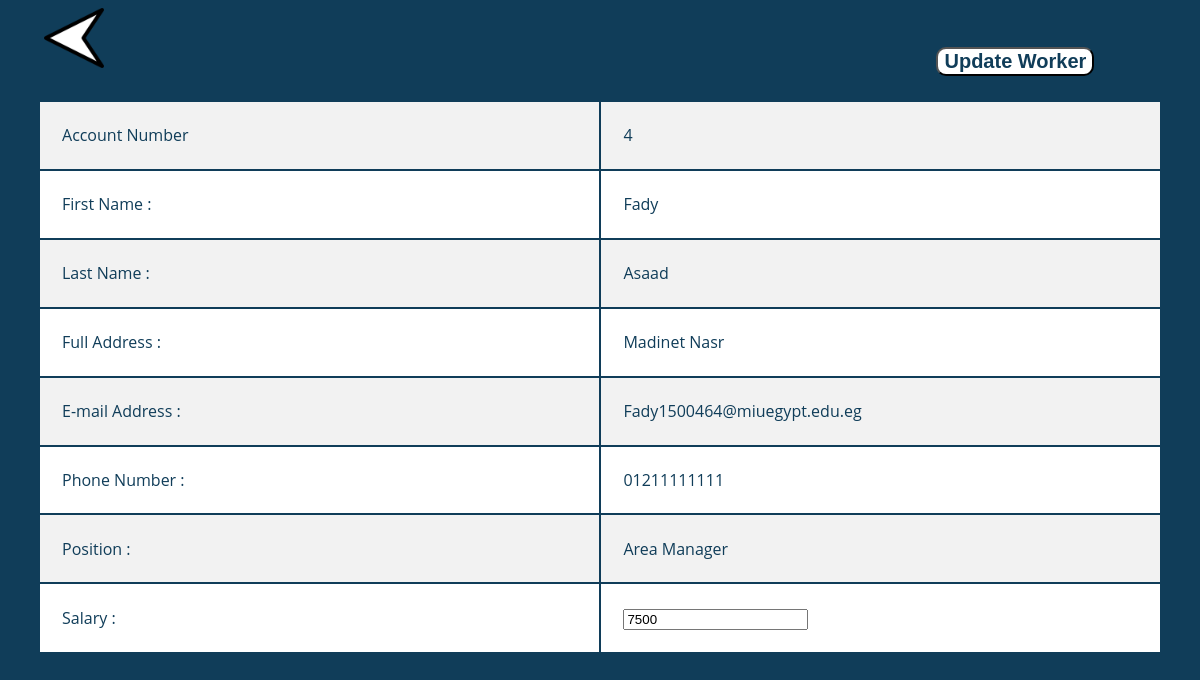
The app's page /Worker/php/WorkerReport.php?id=4, older data.
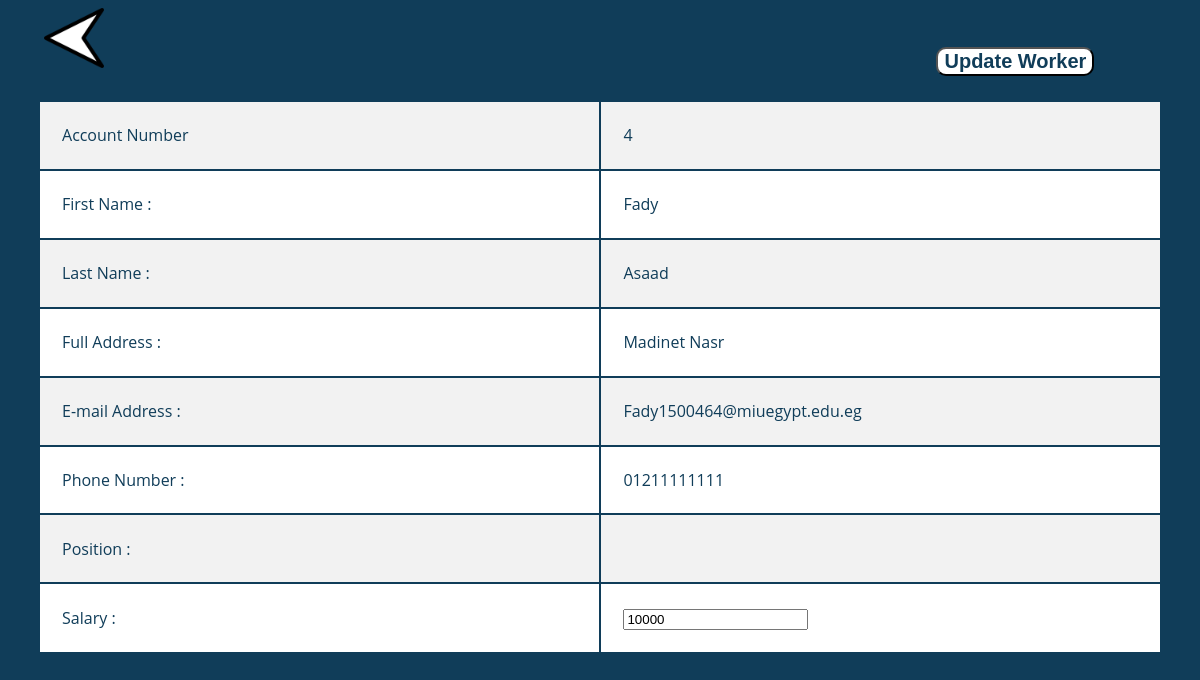
The same page, newer data.
### tables this page shows
CREATE TABLE `worker_admin_account` (
  `id` int(11) NOT NULL,
  `FName` varchar(50) DEFAULT NULL,
  `LName` varchar(50) DEFAULT NULL,
  `Email` varchar(50) DEFAULT NULL,
  `Address` varchar(50) DEFAULT NULL,
  `City` varchar(50) DEFAULT NULL,
  `PhoneNumber` varchar(11) DEFAULT NULL,
  `JobRole` varchar(50) DEFAULT NULL,
  `Salary` float DEFAULT NULL,
  `PositionID` int(11) NOT NULL,
  `DateAdded` datetime NOT NULL
);

### Worker/ClassesGedida/dbconnect.php (called while the page is built, shortened)
<?php
  class dbconnect
  {
      private $servername;
      private $username;
      private $password;
      private $db;
      private $con;
      function __construct()
      {
          $this->servername = "localhost";
          $this->username = "root";
          $this->password = "";
          $this->db = "FDJZ";
          $this->con = $this->Connect();
      }
      function connect()
      {
          $this->con = mysqli_connect($this->servername, $this->username, $this->password, $this->db);
          if ($this -> con ->connect_error)
          {
              die("Failed to connect: " .$this->con->connect_error);
          }
          else
          {
              return $this->con;
          }
      }
      function executesql($sql)
      {
        $result = mysqli_query($this->con, $sql);
        if($result == TRUE)
              {
          return $result;
        }
        else
              {
          echo "Error executing SQL statement: " .$this->con->error;
        }
      }
  }
?>

### Worker/ClassesGedida/Admin.php (called while the page is built, shortened)
<?php
  include_once("Loans.php");
  include_once("dbconnect.php");
  class Admin extends WorkerAdminCommon{
    public $db;
    function __construct(){
      $this->db=new dbconnect;
      $this->db->connect();
    }
     function showSpecificWorker($id){
       $sql = "SELECT *
               FROM `worker_admin_account`
               WHERE `id` = $id
               ";
       $result = $this->db->executesql($sql);
       return $result;
     }
  }
?>

### Worker/php/WorkerReport.php (the view, shortened to what this page needs)
<?php
  include_once'../ClassesGedida/Admin.php';
  $id = $_GET["id"];
  $admin = new Admin;
  $result = $admin->showSpecificWorker($id);
  $row = mysqli_fetch_assoc($result);
?>
<!DOCTYPE html>
<html>
    <head>
        <link rel="stylesheet" type="text/css" href="../css/workerreport.css">
    </head>
<tbody>
    <a href="ShowWorkers.php"><img src="../img/leftarrow.png" id="leftarrow"></a>
	<table class="container">
        <tr>
            <td>Account Number</td>
            <?php echo'<td>'.$row['id'].'</td>'; ?>
        </tr>
        <tr>
          <td>First Name : </td>
          <?php echo'<td>'.$row['FName'].'</td>'; ?>
        </tr>
        <tr>
          <td>Last Name : </td>
          <?php echo'<td>'.$row['LName'].'</td>'; ?>
        </tr>
        <tr>
          <td>Full Address : </td>
          <?php echo'<td>'.$row['Address'].'</td>'; ?>
        </tr>
        <tr>
          <td>E-mail Address : </td>
          <?php echo'<td>'.$row['Email'].'</td>'; ?>
        </tr>
        <tr>
          <td>Phone Number : </td>
          <?php echo'<td>'.$row['PhoneNumber'].'</td>'; ?>
        </tr>
		      <tr>
              <td>Position : </td>
              <?php echo'<td>'.$row['JobRole'].'</td>'; ?>
            </tr>
            <tr>
              <form  method="post" action="">
              <td>Salary : </td>
              <td> <input type="text" name="salary" value="<?php echo $row['Salary']; ?>"> </td>
            </tr><tr>
            <input type="submit" id="updateworker" value="Update Worker">
      </table>
</tbody>
</html>

Row changes from the older to the newer data that the page shows:
changed worker_admin_account "Fady": salary "7500" → "10000"; JobRole "Area Manager" → (not shown)
